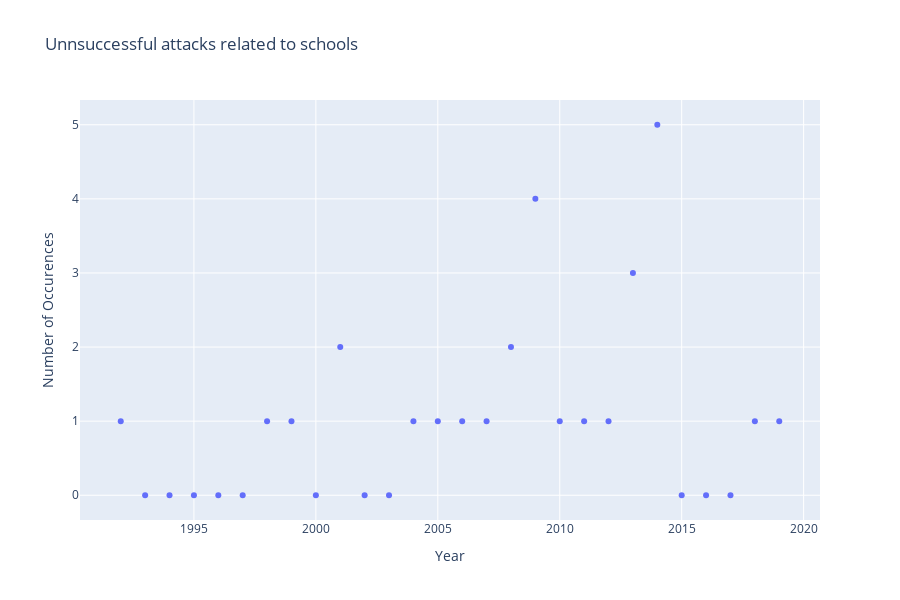

The notebook cell this image was saved under:
### Code cell
def plot_data2(data, bad=True):
    count = [0]*28
    years = [1992, 1993, 1994, 1995, 1996, 1997, 1998, 1999, \
             2000, 2001, 2002, 2003, 2004, 2005, 2006, 2007, 2008, 2009, \
             2010, 2011, 2012, 2013, 2014, 2015, 2016, 2017, 2018, 2019]
    #print(data)
    for i in range(len(data)):
        row = data.iloc[i]
        if int(row["Date"][-4:]) < 2000:
            count[int(row["Date"][-4:]) - 1992] += 1
        else:
            count[(int(row["Date"][-4:]) % 2000) + 8] += 1
    f = {"Year": years, "Number of Occurences": count}
    d = pd.DataFrame(f)
    fig = px.scatter(d, x="Year", y="Number of Occurences", title='Unnsuccessful attacks related to schools')
    return fig
fig = plot_data2(df2)
fig.update_xaxes(zeroline=False)
fig.update_yaxes(zeroline=False)
fig.show()

### Figure 1 — Plotly figure (JSON) as saved in the notebook; plotly's stock layout.template omitted (floating-point values rounded to 4 significant figures)
{"data": [{"hoverlabel": {"namelength": 0}, "hovertemplate": "Year=%{x}<br>Number of Occurences=%{y}", "legendgroup": "", "marker": {"color": "#636efa", "symbol": "circle"}, "mode": "markers", "name": "", "showlegend": false, "type": "scatter", "x": [1992, 1993, 1994, 1995, 1996, 1997, 1998, 1999, 2000, 2001, 2002, 2003, 2004, 2005, 2006, 2007, 2008, 2009, 2010, 2011, 2012, 2013, 2014, 2015, 2016, 2017, 2018, 2019], "xaxis": "x", "y": [1, 0, 0, 0, 0, 0, 1, 1, 0, 2, 0, 0, 1, 1, 1, 1, 2, 4, 1, 1, 1, 3, 5, 0, 0, 0, 1, 1], "yaxis": "y"}], "layout": {"height": 600, "legend": {"tracegroupgap": 0}, "title": {"text": "Unnsuccessful attacks related to schools"}, "xaxis": {"anchor": "y", "domain": [0, 1], "title": {"text": "Year"}, "zeroline": false}, "yaxis": {"anchor": "x", "domain": [0, 1], "title": {"text": "Number of Occurences"}, "zeroline": false}}}
